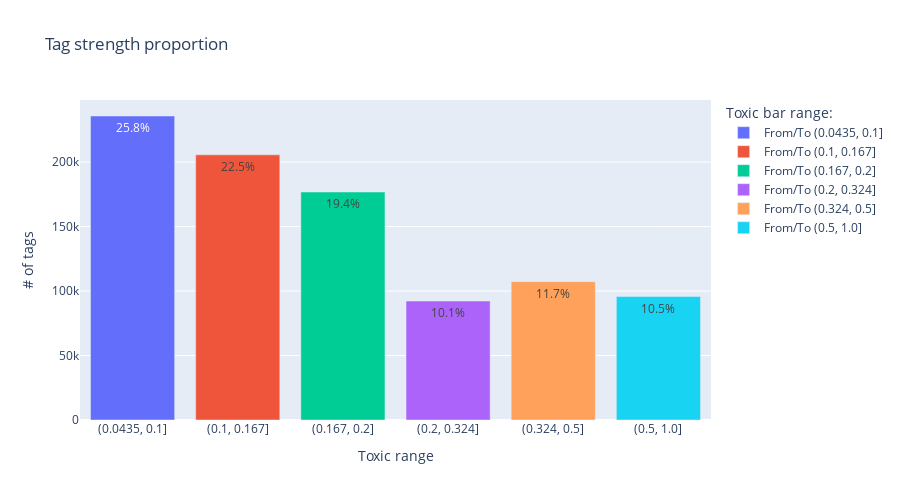

The notebook cell saved with this chart:
### Markdown cell above
---
* To check, is it a lot of strong values or we should always work with subtle and weak ones lets build "Tag strength proportion" barplot

### Code cell
df_oneline=df_temp['severe_toxicity'].append(df_temp['obscene']).append(df_temp['identity_attack']) \
.append(df_temp['insult']).append(df_temp['threat'])
df_oneline=df_oneline[df_oneline!=0]#removing 0s
oneline=pd.qcut(df_oneline,10,duplicates='drop')
x=oneline.value_counts(sort=0)
prc=(x[1:]/(x[1:].sum())*100).round(1).astype(str)+'%'
fig = px.bar(x=x.index[1:].astype('str'),y=x.values[1:],color='From/To '+x.index[1:].astype('str'), height=500, text=prc,\
             title='Tag strength proportion',labels={"y": "# of tags","x":"Toxic range","text":"Part","color":"Toxic bar range:"})
fig.update_layout(showlegend=True)
fig.show()

### Figure 1 — Plotly figure (JSON) as saved in the notebook; plotly's stock layout.template omitted (floating-point values rounded to 4 significant figures)
{"data": [{"alignmentgroup": "True", "hovertemplate": "Toxic bar range:=From/To (0.0435, 0.1]<br>Toxic range=%{x}<br># of tags=%{y}<br>Part=%{text}<extra></extra>", "legendgroup": "From/To (0.0435, 0.1]", "marker": {"color": "#636efa", "pattern": {"shape": ""}}, "name": "From/To (0.0435, 0.1]", "offsetgroup": "From/To (0.0435, 0.1]", "orientation": "v", "showlegend": true, "text": ["25.8%"], "textposition": "auto", "type": "bar", "x": ["(0.0435, 0.1]"], "xaxis": "x", "y": [235796], "yaxis": "y"}, {"alignmentgroup": "True", "hovertemplate": "Toxic bar range:=From/To (0.1, 0.167]<br>Toxic range=%{x}<br># of tags=%{y}<br>Part=%{text}<extra></extra>", "legendgroup": "From/To (0.1, 0.167]", "marker": {"color": "#EF553B", "pattern": {"shape": ""}}, "name": "From/To (0.1, 0.167]", "offsetgroup": "From/To (0.1, 0.167]", "orientation": "v", "showlegend": true, "text": ["22.5%"], "textposition": "auto", "type": "bar", "x": ["(0.1, 0.167]"], "xaxis": "x", "y": [205679], "yaxis": "y"}, {"alignmentgroup": "True", "hovertemplate": "Toxic bar range:=From/To (0.167, 0.2]<br>Toxic range=%{x}<br># of tags=%{y}<br>Part=%{text}<extra></extra>", "legendgroup": "From/To (0.167, 0.2]", "marker": {"color": "#00cc96", "pattern": {"shape": ""}}, "name": "From/To (0.167, 0.2]", "offsetgroup": "From/To (0.167, 0.2]", "orientation": "v", "showlegend": true, "text": ["19.4%"], "textposition": "auto", "type": "bar", "x": ["(0.167, 0.2]"], "xaxis": "x", "y": [176854], "yaxis": "y"}, {"alignmentgroup": "True", "hovertemplate": "Toxic bar range:=From/To (0.2, 0.324]<br>Toxic range=%{x}<br># of tags=%{y}<br>Part=%{text}<extra></extra>", "legendgroup": "From/To (0.2, 0.324]", "marker": {"color": "#ab63fa", "pattern": {"shape": ""}}, "name": "From/To (0.2, 0.324]", "offsetgroup": "From/To (0.2, 0.324]", "orientation": "v", "showlegend": true, "text": ["10.1%"], "textposition": "auto", "type": "bar", "x": ["(0.2, 0.324]"], "xaxis": "x", "y": [92303], "yaxis": "y"}, {"alignmentgroup": "True", "hovertemplate": "Toxic bar range:=From/To (0.324, 0.5]<br>Toxic range=%{x}<br># of tags=%{y}<br>Part=%{text}<extra></extra>", "legendgroup": "From/To (0.324, 0.5]", "marker": {"color": "#FFA15A", "pattern": {"shape": ""}}, "name": "From/To (0.324, 0.5]", "offsetgroup": "From/To (0.324, 0.5]", "orientation": "v", "showlegend": true, "text": ["11.7%"], "textposition": "auto", "type": "bar", "x": ["(0.324, 0.5]"], "xaxis": "x", "y": [107288], "yaxis": "y"}, {"alignmentgroup": "True", "hovertemplate": "Toxic bar range:=From/To (0.5, 1.0]<br>Toxic range=%{x}<br># of tags=%{y}<br>Part=%{text}<extra></extra>", "legendgroup": "From/To (0.5, 1.0]", "marker": {"color": "#19d3f3", "pattern": {"shape": ""}}, "name": "From/To (0.5, 1.0]", "offsetgroup": "From/To (0.5, 1.0]", "orientation": "v", "showlegend": true, "text": ["10.5%"], "textposition": "auto", "type": "bar", "x": ["(0.5, 1.0]"], "xaxis": "x", "y": [95748], "yaxis": "y"}], "layout": {"barmode": "relative", "height": 500, "legend": {"title": {"text": "Toxic bar range:"}, "tracegroupgap": 0}, "showlegend": true, "title": {"text": "Tag strength proportion"}, "xaxis": {"anchor": "y", "domain": [0, 1], "title": {"text": "Toxic range"}}, "yaxis": {"anchor": "x", "domain": [0, 1], "title": {"text": "# of tags"}}}}
